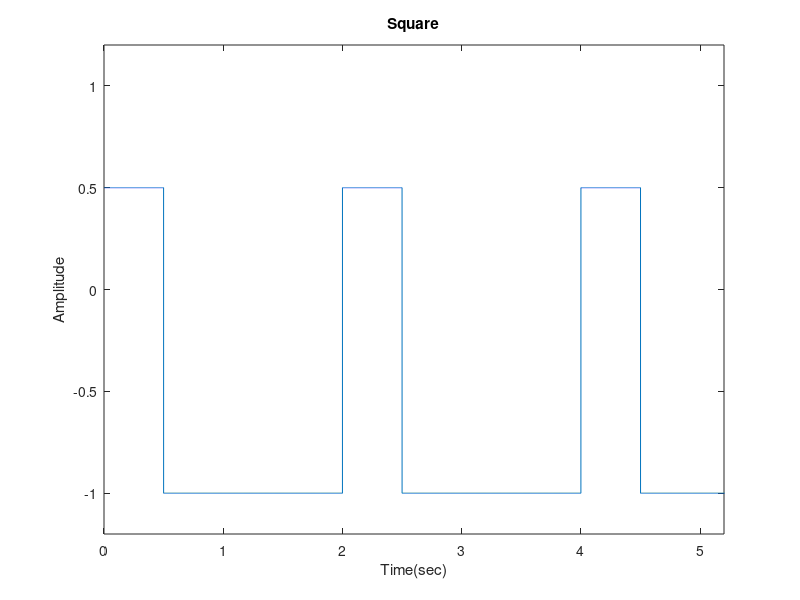

The MATLAB script that drew this image:
fs = 5000;
t = 0:1/fs:100;
x = square(pi*t,25);  %semnal dreptunghiular
                      %perioada 2s si factorul de umplere 25%

for i = 1:1:length(x)
    if x(i)>0
        x(i) = x(i)/2;
    end
end

plot(t,x)
axis([0 5.2 -1.2 1.2])
xlabel('Time(sec)')
ylabel('Amplitude')
title('Square')


